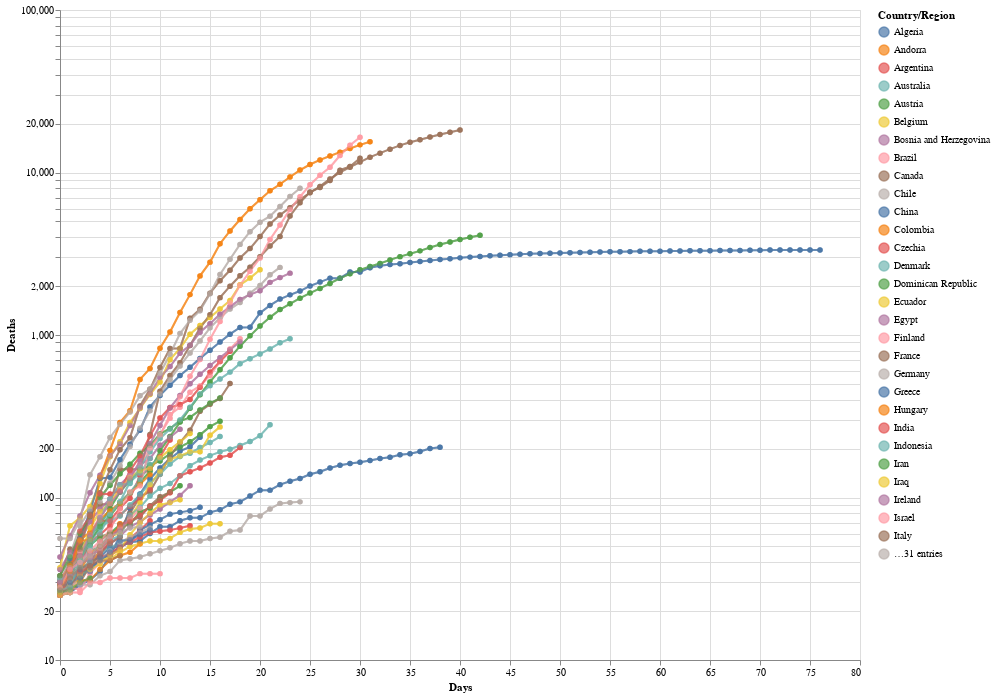

Notebook code for this chart:
### Markdown cell above
It's great that we could add that useful hover tooltip with one line of code `tooltip=['Country/Region', 'Day','Deaths']`, particularly as it adds such information rich interaction to the chart.
One useful aspect of the NYTimes chart was that, when you hovered over a particular curve, it made it stand out against the other. We're going to do something similar here: in the resulting chart, when you click on a curve, the others turn grey.

**Note:** When first attempting to build this chart, I discovered [here](https://github.com/altair-viz/altair/issues/1552) that "multiple conditional values in one encoding are not allowed by the Vega-Lite spec," which is what Altair uses. For this reason, we build the chart, then an overlay, and then combine them.

### Code cell
# Selection tool
selection = alt.selection_single(fields=['Country/Region'])

# Base altair plot 
base = alt.Chart(deaths_long).mark_line(strokeWidth=2, opacity=0.7, point=True).encode(
    x=alt.X('Days'),
    y=alt.Y('Deaths', scale=alt.Scale(type='log')),
    color='Country/Region',
    tooltip=['Country/Region', 'Days','Deaths']
).properties(
    width=800,
    height=650
)

# Chart
chart = base.encode(
  color=alt.condition(selection, alt.Color('Country/Region:N'), alt.value('lightgray'))
).add_selection(
  selection
)

# Overlay
overlay = base.encode(
    color='Country/Region',
  opacity=alt.value(0.5),
  tooltip=['Country/Region:N', 'Name:N']
).transform_filter(
  selection
)

# Sum em up!
chart + overlay

### Figure 1 — Vega-Lite specification as saved in the notebook (floating-point values rounded to 4 significant figures; data arrays with more than 128 entries replaced by an {"elided": "..."} marker saying what was removed)
{"config": {"view": {"continuousWidth": 400, "continuousHeight": 300}}, "layer": [{"mark": {"type": "line", "opacity": 0.7, "point": true, "strokeWidth": 2}, "encoding": {"color": {"condition": {"type": "nominal", "field": "Country/Region", "selection": "selector004"}, "value": "lightgray"}, "tooltip": [{"type": "nominal", "field": "Country/Region"}, {"type": "quantitative", "field": "Days"}, {"type": "quantitative", "field": "Deaths"}], "x": {"type": "quantitative", "field": "Days"}, "y": {"type": "quantitative", "field": "Deaths", "scale": {"type": "log"}}}, "height": 650, "selection": {"selector004": {"type": "single", "fields": ["Country/Region"]}}, "width": 800}, {"mark": {"type": "line", "opacity": 0.7, "point": true, "strokeWidth": 2}, "encoding": {"color": {"type": "nominal", "field": "Country/Region"}, "opacity": {"value": 0.5}, "tooltip": [{"type": "nominal", "field": "Country/Region"}, {"type": "nominal", "field": "Name"}], "x": {"type": "quantitative", "field": "Days"}, "y": {"type": "quantitative", "field": "Deaths", "scale": {"type": "log"}}}, "height": 650, "transform": [{"filter": {"selection": "selector004"}}], "width": 800}], "data": {"name": "data-149b8dacdf7b04d4c1a28a8366c62338"}, "$schema": "https://vega.github.io/schema/vega-lite/v4.8.1.json", "datasets": {"data-149b8dacdf7b04d4c1a28a8366c62338": {"elided": "4740 records"}}}
